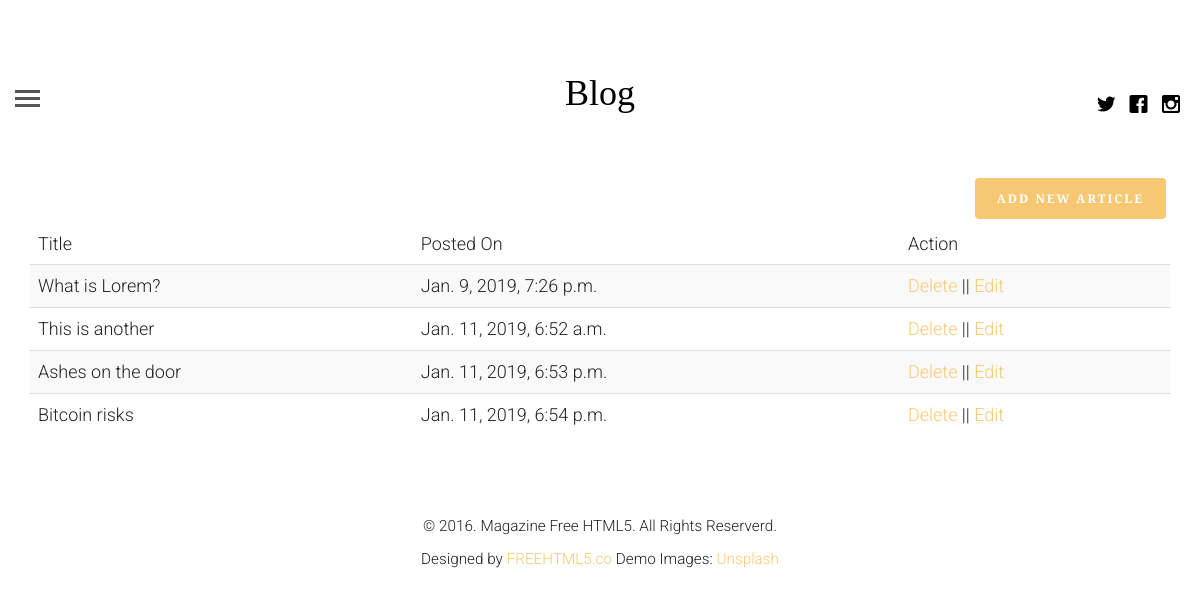
The app's page /profile (signed in) with its own data.
### blogapp/models.py (models this page shows, shortened)
class Article(models.Model):
	article_author = models.ForeignKey(Author, on_delete=models.CASCADE)
	title = models.CharField(max_length=200)
	body = models.TextField()
	image = models.FileField()
	posted_on = models.DateTimeField(auto_now=False, auto_now_add=True)
	updated_on = models.DateTimeField(auto_now=True, auto_now_add=False)
	category = models.ForeignKey(Category, on_delete=models.CASCADE)

### blogapp/views.py (the view, shortened to what this page needs)
# urls.py: path('profile', views.getProfile, name='profile'),
def getProfile(request):
	if request.user.is_authenticated:
		author = get_object_or_404(User, id=request.user.id)
		author_profile = Author.objects.filter(name=request.user.id)
		if author_profile:
			author_user = get_object_or_404(Author, name=request.user.id)
			post = Article.objects.filter(article_author=author_user.id)
			return render(request, 'logged_in_profile.html', {"post":post, "user":author_user})
	else:
		return redirect('login')

### templates/logged_in_profile.html (shortened to what this page needs)
{% extends 'base.html' %}
{% block content %}
<div class="container">
	<a href="{% url 'create' %}" class="btn btn-primary pull pull-right">Add new article</a>
	<table class="table table-striped">
		<thead>
			<tr>
				<td>Title</td>
				<td>Posted On</td>
				<td>Action</td>
			</tr>
		</thead>
		<tbody>
			{% for p in post %}
				<tr>
					<td>{{ p.title }}</td>
					<td>{{ p.posted_on }}</td>
					<td><a href="{% url 'delete' pid=p.id %}">Delete</a> || <a href="{% url 'update' pid=p.id %}">Edit</a></td>
				</tr>
			{% endfor %}
		</tbody>
	</table>
</div>
{% endblock %}

### blogapp/static/css/style.css (style rules this page uses)
html { background: #fff; }
body { font-family: "Roboto", arial, sans-serif; font-size: 18px; font-weight: 300; line-height: 1.8; color: #222; background: #fff; }
a { color: #f7c873; -webkit-transition: 0.5s; -o-transition: 0.5s; transition: 0.5s; }
.btn { margin-right: 4px; margin-bottom: 4px; font-family: "Playfair Display", times, serif; font-size: 12px; letter-spacing: 2px; text-transform: uppercase; font-weight: 700; -webkit-border-radius: 4px; -moz-border-radius: 4px; -ms-border-radius: 4px; border-radius: 4px; -webkit-transition: 0.5s; -o-transition: 0.5s; transition: 0.5s; }
.btn-primary { background: #f7c873; color: #fff; border: 2px solid #f7c873; }

### records on screen
Article: title "What is Lorem?", posted_on "Jan. 9, 2019, 7:26 p.m."
Article: title "This is another", posted_on "Jan. 11, 2019, 6:52 a.m."
Article: title "Ashes on the door", posted_on "Jan. 11, 2019, 6:53 p.m."
Article: title "Bitcoin risks", posted_on "Jan. 11, 2019, 6:54 p.m."
